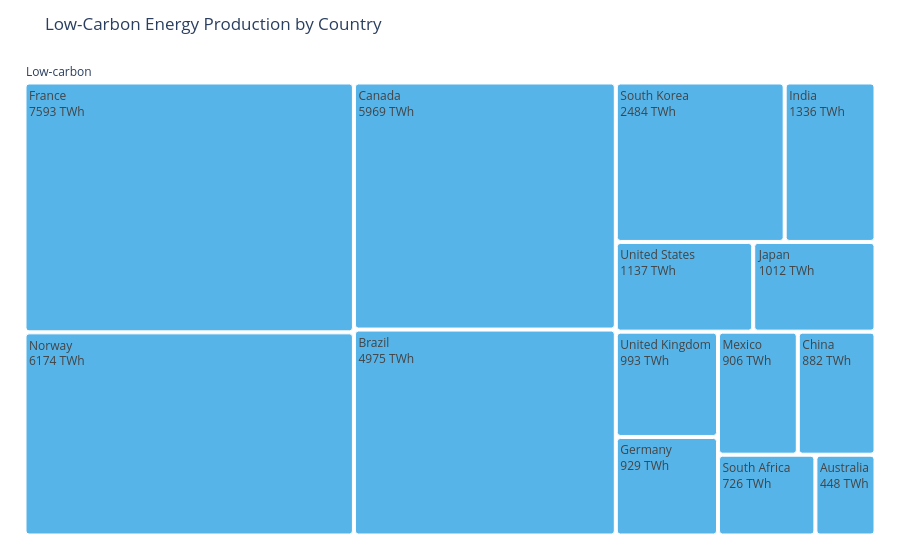
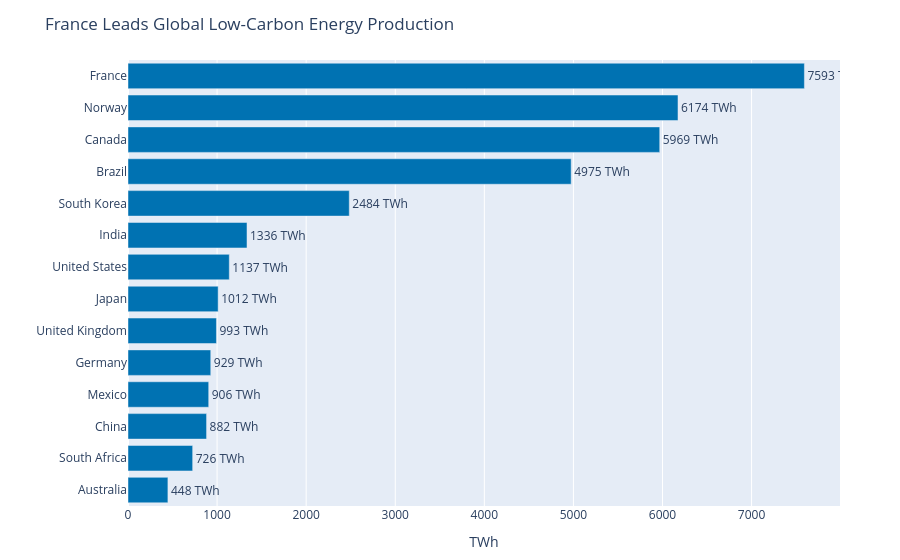

The code cell stored with these charts, in order, in its notebook:
### Code cell
#Task 3

lowcarbon_df = df.loc[df['Source_Type'] == 'Low-carbon'].copy()
lowcarbon_agg = lowcarbon_df.groupby('Country')['TWh'].sum().reset_index()
lowcarbon_agg = lowcarbon_agg.sort_values('TWh', ascending=False)

lowcarbon_agg['All'] = 'Low-carbon'

fig3a = px.treemap(
    lowcarbon_agg,
    path=['All', 'Country'],
    values='TWh',
    title='Low-Carbon Energy Production by Country'
)
fig3a.update_traces(
    textinfo='label+value',
    texttemplate='%{label}<br>%{value:.0f} TWh',
    marker=dict(cornerradius=3, colors=['#56B4E9'] * len(lowcarbon_agg))
)
fig3a.update_layout(
    margin=dict(t=60, l=20, r=20, b=20)
)
fig3a.show()

fig3b = px.bar(
    lowcarbon_agg.sort_values('TWh', ascending=True),
    x='TWh',
    y='Country',
    orientation='h',
    title=f'{lowcarbon_agg.iloc[0]["Country"]} Leads Global Low-Carbon Energy Production',
    text='TWh'
)
fig3b.update_traces(
    marker_color='#0072B2',
    texttemplate='%{text:.0f} TWh',
    textposition='outside'
)
fig3b.update_layout(
    xaxis_title='TWh',
    yaxis_title='',
    margin=dict(t=60, l=120, r=60, b=40),
    showlegend=False
)
fig3b.show()

### Figure 1 — Plotly figure (JSON) as saved in the notebook; plotly's stock layout.template omitted (floating-point values rounded to 4 significant figures)
{"data": [{"branchvalues": "total", "domain": {"x": [0, 1], "y": [0, 1]}, "hovertemplate": "labels=%{label}<br>TWh=%{value}<br>parent=%{parent}<br>id=%{id}<extra></extra>", "ids": ["Low-carbon/France", "Low-carbon/Norway", "Low-carbon/Canada", "Low-carbon/Brazil", "Low-carbon/South Korea", "Low-carbon/India", "Low-carbon/United States", "Low-carbon/Japan", "Low-carbon/United Kingdom", "Low-carbon/Germany", "Low-carbon/Mexico", "Low-carbon/China", "Low-carbon/South Africa", "Low-carbon/Australia", "Low-carbon"], "labels": ["France", "Norway", "Canada", "Brazil", "South Korea", "India", "United States", "Japan", "United Kingdom", "Germany", "Mexico", "China", "South Africa", "Australia", "Low-carbon"], "marker": {"colors": ["#56B4E9", "#56B4E9", "#56B4E9", "#56B4E9", "#56B4E9", "#56B4E9", "#56B4E9", "#56B4E9", "#56B4E9", "#56B4E9", "#56B4E9", "#56B4E9", "#56B4E9", "#56B4E9"], "cornerradius": 3}, "name": "", "parents": ["Low-carbon", "Low-carbon", "Low-carbon", "Low-carbon", "Low-carbon", "Low-carbon", "Low-carbon", "Low-carbon", "Low-carbon", "Low-carbon", "Low-carbon", "Low-carbon", "Low-carbon", "Low-carbon", ""], "textinfo": "label+value", "texttemplate": "%{label}<br>%{value:.0f} TWh", "type": "treemap", "values": [7593.0, 6174.0, 5969.0, 4975.0, 2484.0, 1336.0, 1137.0, 1012.0, 993.0, 929.0, 906.0, 882.0, 726.0, 448.0, 35560.0]}], "layout": {"legend": {"tracegroupgap": 0}, "margin": {"b": 20, "l": 20, "r": 20, "t": 60}, "title": {"text": "Low-Carbon Energy Production by Country"}}}

### Figure 2 — Plotly figure (JSON) as saved in the notebook; plotly's stock layout.template omitted (floating-point values rounded to 4 significant figures)
{"data": [{"hovertemplate": "TWh=%{text}<br>Country=%{y}<extra></extra>", "legendgroup": "", "marker": {"color": "#0072B2", "pattern": {"shape": ""}}, "name": "", "orientation": "h", "showlegend": false, "text": [448.0, 726.0, 882.0, 906.0, 929.0, 993.0, 1012.0, 1137.0, 1336.0, 2484.0, 4975.0, 5969.0, 6174.0, 7593.0], "textposition": "outside", "texttemplate": "%{text:.0f} TWh", "type": "bar", "x": [448.0, 726.0, 882.0, 906.0, 929.0, 993.0, 1012.0, 1137.0, 1336.0, 2484.0, 4975.0, 5969.0, 6174.0, 7593.0], "xaxis": "x", "y": ["Australia", "South Africa", "China", "Mexico", "Germany", "United Kingdom", "Japan", "United States", "India", "South Korea", "Brazil", "Canada", "Norway", "France"], "yaxis": "y"}], "layout": {"barmode": "relative", "legend": {"tracegroupgap": 0}, "margin": {"b": 40, "l": 120, "r": 60, "t": 60}, "showlegend": false, "title": {"text": "France Leads Global Low-Carbon Energy Production"}, "xaxis": {"anchor": "y", "domain": [0, 1], "title": {"text": "TWh"}}, "yaxis": {"anchor": "x", "domain": [0, 1], "title": {"text": ""}}}}
